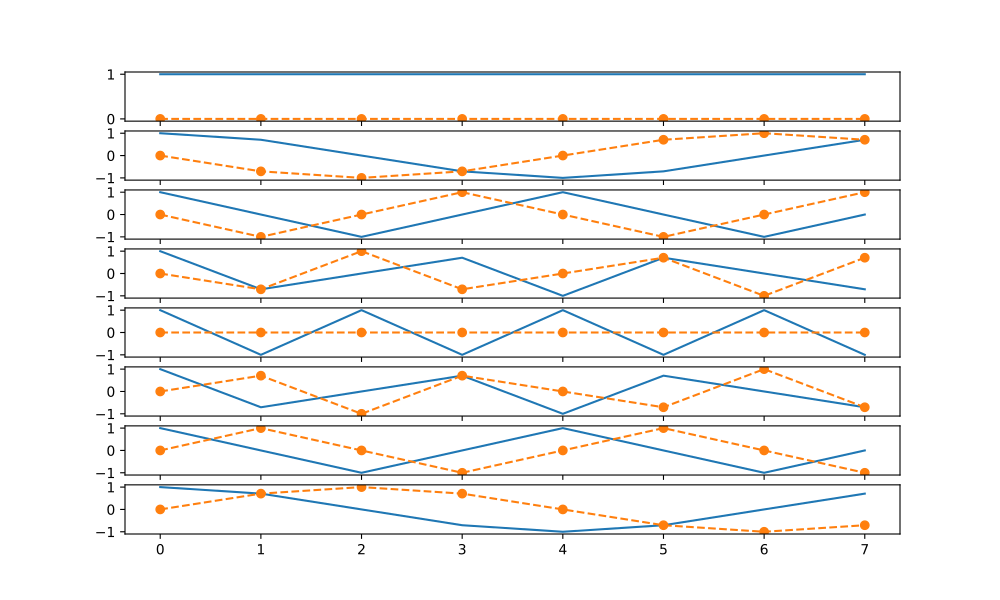

This chart was generated by the following Python code:
import numpy as np
import matplotlib.pyplot as plt

N = 8
F = np.zeros(shape = (N,N), dtype=complex)
# print(F)
for i in range(N):
    for k in range(N):
        F[i][k] = np.exp(-2j * np.pi * i * k / N)

# print(F)

fig, axs = plt.subplots(N, figsize=(10, 6))

for i in range(N):
    axs[i].plot(F[i].real)
    axs[i].plot(F[i].imag, "o--")

plt.savefig("ex1.pdf")
plt.show()

F_H = F.conj().T

unitara = np.allclose((F_H @ F) / N,np.eye(N))

print(unitara)
